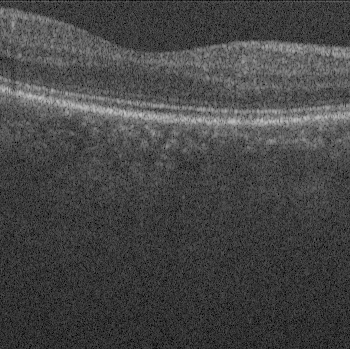
#> input picture retina2/174.bmp, 350 x 349 px; its folder holds only this picture in this run
$ python movingavg.py
#> lines starting #> are read from the running program, lines starting #| are printed output that depends on the picture
from PIL import Image
import os
import numpy as np

# Define the window size for the moving average filter
window_size = 5

# Load all the input images
input_folder = "retina2"
output_folder = "retina2movingavg"

# Create the output folder if it doesn't exist
if not os.path.exists(output_folder):
    os.makedirs(output_folder)

# Loop through all the images in the input folder
for filename in os.listdir(input_folder):
    # Load the input image
    img = Image.open(os.path.join(input_folder, filename))
#> img is the input picture: PIL image 350x349 L; min 0, max 195, mean 69.7

    # Convert the image to grayscale
    img_gray = img.convert("L")

    # Get the image size
    width, height = img_gray.size
#> width = 350; height = 349

    # Convert the image to a numpy array
    img_arr = np.array(img_gray)

    # Create an empty output array
    output_arr = np.zeros((height, width))

    # Loop through all the pixels in the image
    for i in range(height):
        for j in range(width):
            # Get the values for the current window
            window_values = []
            for k in range(-window_size//2, window_size//2+1):
                for l in range(-window_size//2, window_size//2+1):
                    # Handle edge cases by using the closest valid pixel
                    row = min(max(i+k, 0), height-1)
                    col = min(max(j+l, 0), width-1)
                    window_values.append(img_arr[row, col])

            # Compute the average value for the window
            avg_value = sum(window_values) / len(window_values)

            # Set the output pixel value to the computed average
            output_arr[i, j] = avg_value
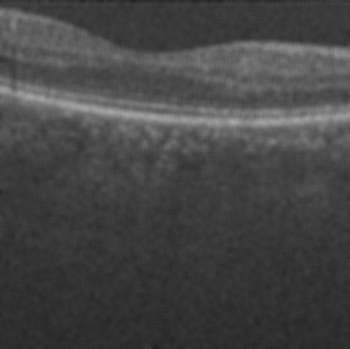
#> output_arr: shape (349, 350) float64; min 31.67, max 168.9, mean 69.6

    # Convert the output array to a PIL image
    output_img = Image.fromarray(output_arr.astype(np.uint8))

    # Save the output image to the output folder
    output_filename = os.path.join(output_folder, filename)
    output_img.save(output_filename)

    print(f"Processed image {filename}")

$ run again, on retina2/180.bmp
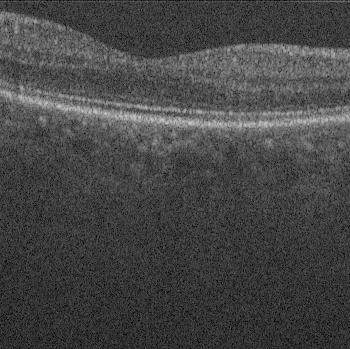
#> input picture retina2/180.bmp, 350 x 349 px
#> img is the input picture: PIL image 350x349 L; min 0, max 204, mean 69.8
#> after the loop `for i in range(height):`:
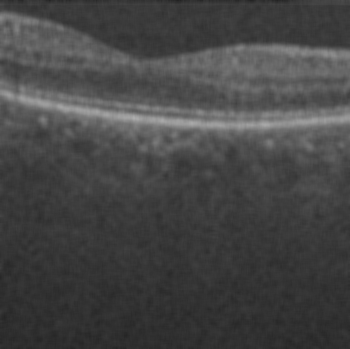
#> output_arr: shape (349, 350) float64; min 34.83, max 173.2, mean 69.8

$ run again, on retina2/181.bmp
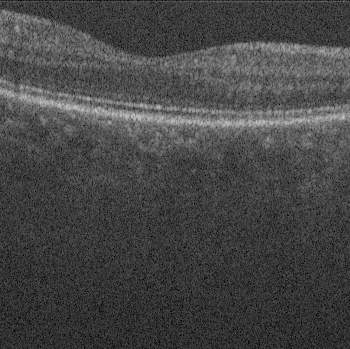
#> input picture retina2/181.bmp, 350 x 349 px
#> img is the input picture: PIL image 350x349 L; min 0, max 198, mean 69.7
#> after the loop `for i in range(height):`:
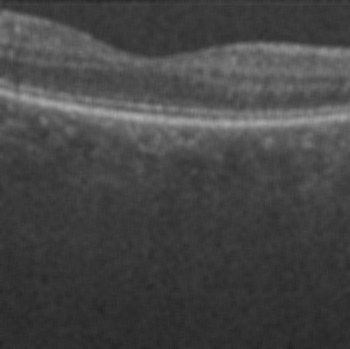
#> output_arr: shape (349, 350) float64; min 33.89, max 170.8, mean 69.7

$ run again, on retina2/184.bmp
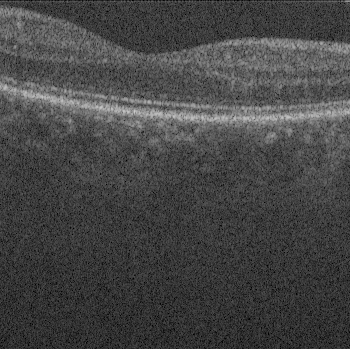
#> input picture retina2/184.bmp, 350 x 349 px
#> img is the input picture: PIL image 350x349 L; min 0, max 205, mean 69.7
#> after the loop `for i in range(height):`:
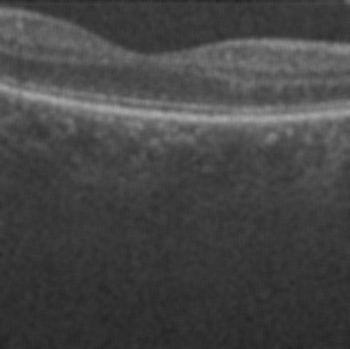
#> output_arr: shape (349, 350) float64; min 33.39, max 167.2, mean 69.7

$ run again, on retina2/175.bmp
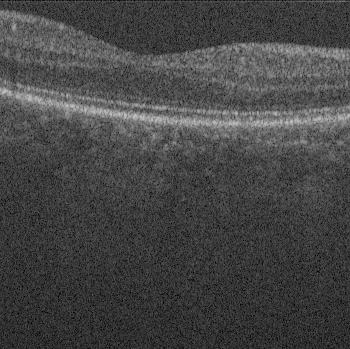
#> input picture retina2/175.bmp, 350 x 349 px
#> img is the input picture: PIL image 350x349 L; min 0, max 199, mean 69.6
#> after the loop `for i in range(height):`:
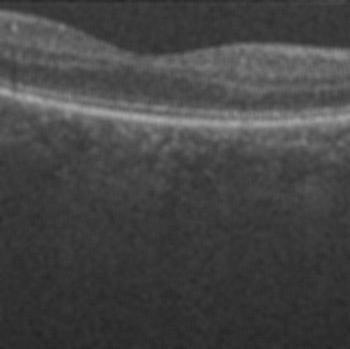
#> output_arr: shape (349, 350) float64; min 34.58, max 168.4, mean 69.5
